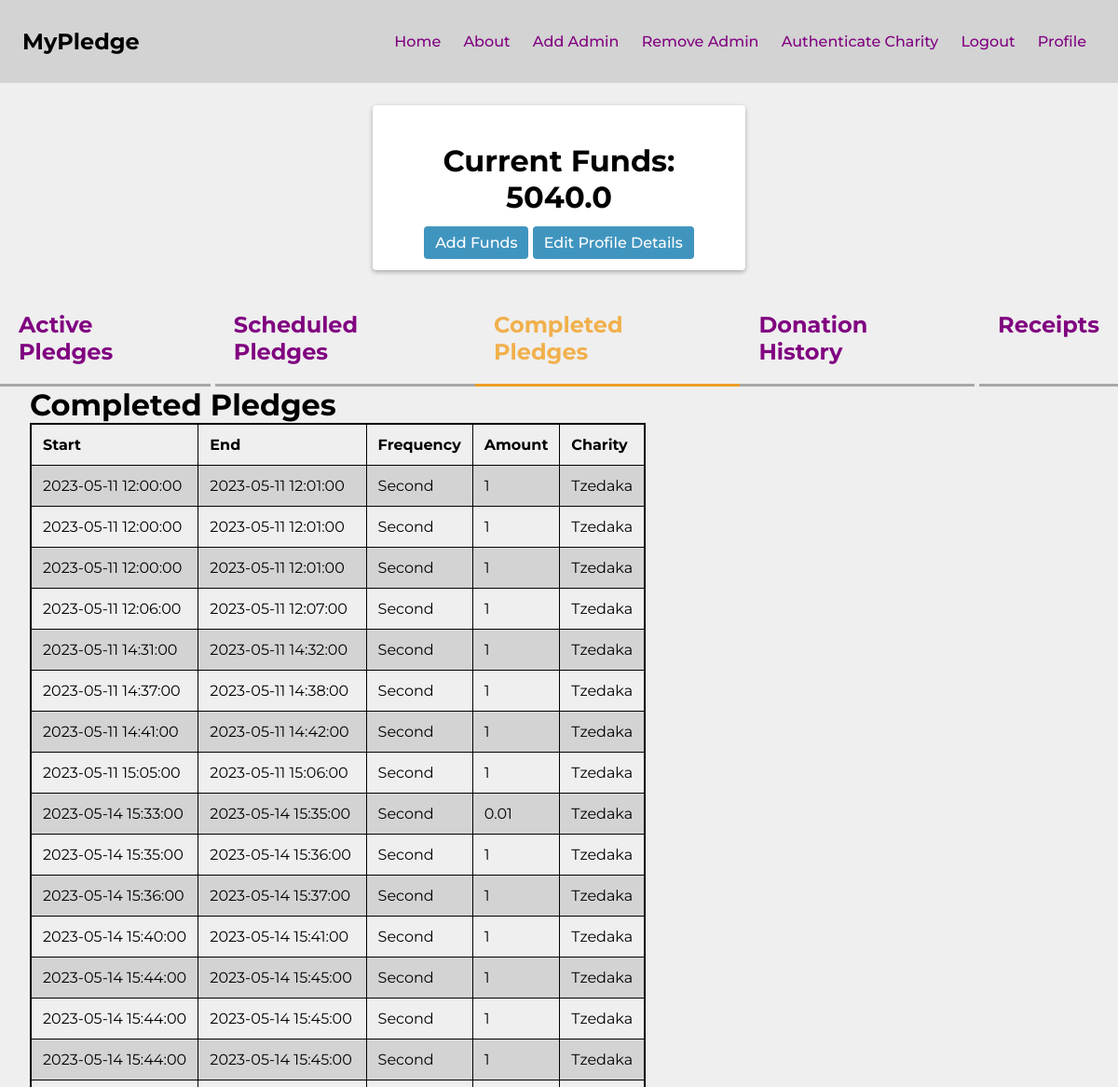
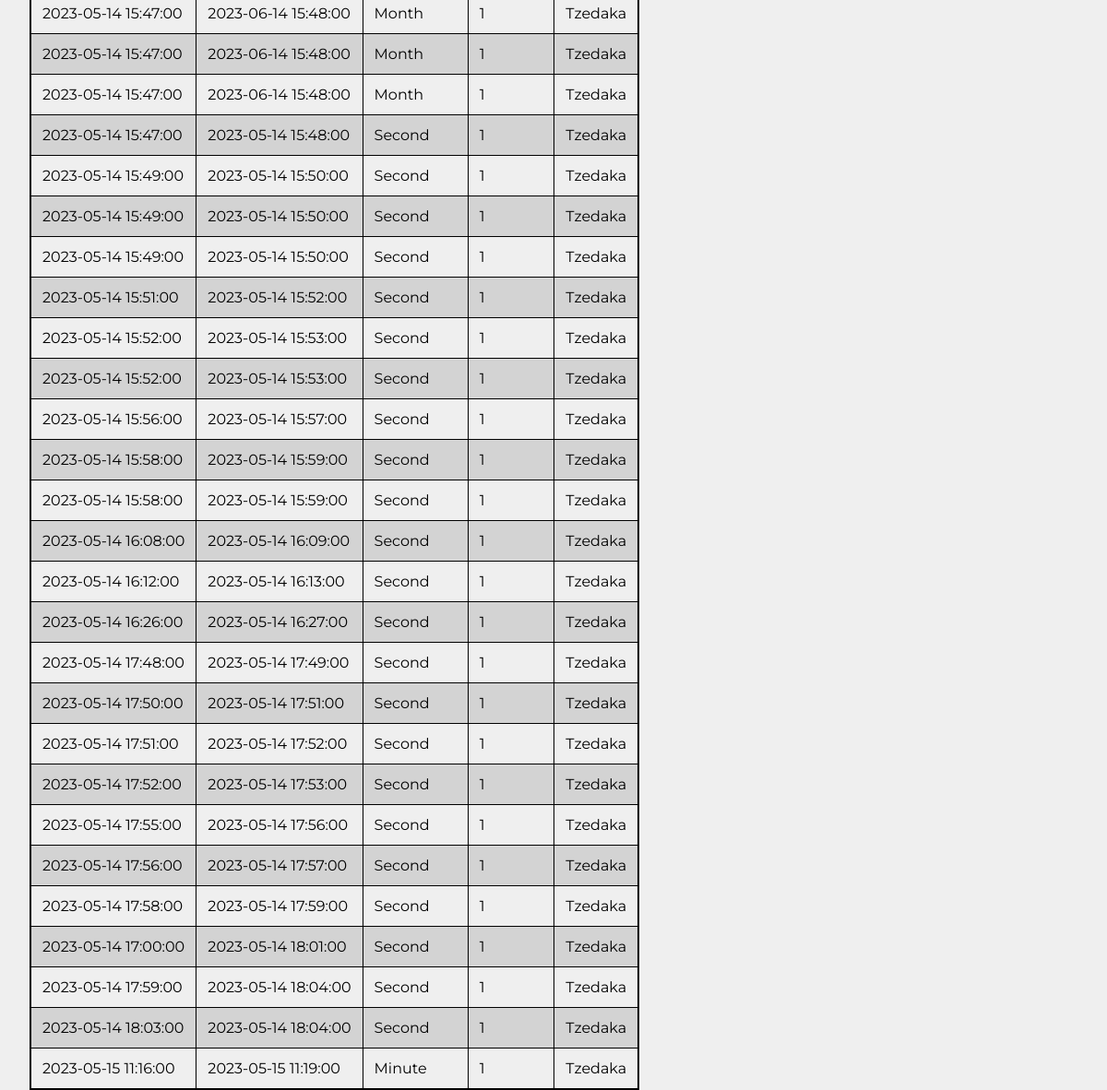
Screenshot of /donor/donor_profile/1/completed_donor_pledges (signed in) with the database file from the repository (2 pictures, top to bottom).
### app/models.py (models this page shows, shortened)
class Donor(db.Model, UserMixin):
    id              = Column(Integer, primary_key=True)
    first_name      = Column(String(64), nullable=False)
    last_name       = Column(String(64), nullable=False)
    address         = Column(String(64), nullable=False)
    zip_code        = Column(String(20), nullable=False)
    phone_home      = Column(String(64))
    phone_cell      = Column(String(64), nullable=False, unique=True)
    email           = Column(String(64), nullable=False, unique=True)
    password        = Column(String(64), nullable=False)
    bank            = Column(String(64))
    account_number  = Column(String(64))
    name_on_account = Column(String(64))
    balance         = Column(Float, default=0)
    auto_replenish  = Column(Boolean, default=False)
    daily_pledges   = Column(Float, default=0)
    admin           = Column(Boolean, default=False)
    receipts        = db.relationship('Receipt', backref='donor', lazy='dynamic')
    pledges         = db.relationship('Pledge', backref='donor', lazy='dynamic')
    donations       = db.relationship('Donation', backref='donor', lazy='dynamic')

class Pledge(db.Model):
    id         = Column(Integer, primary_key=True)
    frequency  = Column(String, nullable=False)
    start_date = Column(DateTime)
    end_date   = Column(DateTime)
    amount     = Column(Integer, nullable=False)
    donor_id   = Column(Integer, ForeignKey('donor.id'))
    charity_id = Column(Integer, ForeignKey('charity.id'))

class Charity(db.Model, UserMixin):
    id               = Column(Integer, primary_key=True, autoincrement=False, unique=True)
    charity_name     = Column(String(64), nullable=False)
    address          = Column(String(64), nullable=False)
    zip_code         = Column(String(64), nullable=False)
    phone            = Column(String(64), nullable=False)
    website          = Column(String(64))
    email            = Column(String(64), nullable=False, unique=True)
    password         = Column(String(64), nullable=False)
    contact_name     = Column(String(64))
    contact_cell     = Column(String(64), unique=True)
    contact_position = Column(String(64))
    bank             = Column(String(64), nullable=False)
    account_number   = Column(String(64), nullable=False)
    balance          = Column(Float, default=0)
    home_page_text   = Column(String(200), default='')
    description      = Column(Text, default='')
    authenticated    = Column(Boolean, default=False)
    receipts         = db.relationship('Receipt', backref='charity', lazy='dynamic')
    pledges         = db.relationship('Pledge', backref='charity', lazy='dynamic')
    donations       = db.relationship('Donation', backref='charity', lazy='dynamic')

### app/donor/routes.py (the view)
@donor.route('/donor_profile/<donor_id>/completed_donor_pledges')
@login_required
def completed_donor_pledges(donor_id):
    is_donor = isinstance(current_user, Donor)
    if not is_donor:
        return redirect(url_for('organization.charity_profile_page', charity_id=current_user.id))
    if not int(current_user.id) == int(donor_id):
        return redirect(url_for('main.home'))
    donor = Donor.query.filter_by(id=donor_id).first()
    now = datetime.now()
    completed_donor_pledges = []
    for pledge in donor.pledges:
        if now > pledge.start_date:
            completed_donor_pledges.append(pledge)
    return render_template('completed_donor_pledges.html',
                           donor=donor,
                           completed_donor_pledges=completed_donor_pledges)

### app/__init__.py (called while the page is built)
def create_app():
    app = Flask(__name__)
    app.config.from_object(Config)
    db.init_app(app)
    migrate.init_app(app,db)
    login_manager.init_app(app)
    mail.init_app(app)
    scheduler.init_app(app)
    scheduler.start()
    from app.models import Donor, Charity
    @login_manager.user_loader
    def load_user(user_id):
        donor = Donor.query.get(user_id)
        charity = Charity.query.get(user_id)
        if donor:
            return donor
        elif charity:
            return charity
        else:
            return None
    login_manager.login_view = 'main.login_donor'
    from app.donor import donor
    from app.organization import organization
    from app.main import main
    app.register_blueprint(main)
    app.register_blueprint(donor)
    app.register_blueprint(organization)
    return app

### app/donor/templates/completed_donor_pledges.html (shortened to what this page needs)
{% extends 'base.html' %}
{% block content %}
<div class="form-card">
    <div class="form-card-body">
        <h1>Current Funds: {{ current_user.balance }}</h1>
        <div class="body-links">
            <a href="{{ url_for('donor.add_funds', donor_id=donor.id) }}" class="btn-donate">Add Funds</a>
            <a href="{{ url_for('donor.edit_donor_profile', donor_id=donor.id) }}" class="btn-donate">Edit Profile Details</a>
        </div>
    </div>
</div>
<div class="form-card-header">
    <a class="donation-link" href="{{ url_for('donor.donor_profile_page', donor_id=donor.id) }}">Active Pledges</a>
    <a class="donation-link" href="{{ url_for('donor.scheduled_donor_pledges', donor_id=donor.id) }}">Scheduled Pledges</a>
    <a class="donation-link" href="{{ url_for('donor.completed_donor_pledges', donor_id=donor.id) }}" style="color: #f1b04c; border-bottom: solid #ee9f27 3px;">Completed Pledges</a>
    <a class="donation-link" href="{{ url_for('donor.all_one_time_donations', donor_id=donor.id) }}">Donation History</a>
    <a class="donation-link" href="{{ url_for('donor.all_receipts', donor_id=donor.id) }}">Receipts</a>
</div>
{% if completed_donor_pledges %}
<div class="donation-table">
    <table>
        <h1>Completed Pledges</h1>
        <tr>
            <th>Start</th>
            <th>End</th>
            <th>Frequency</th>
            <th>Amount</th>
            <th>Charity</th>
        </tr>
        {% for pledge in completed_donor_pledges %}
            <tr>
                <td>{{ pledge.start_date }}</td>
                <td>{{ pledge.end_date }}</td>
                <td>{{ pledge.frequency }}</td>
                <td>{{ pledge.amount }}</td>
                <td>{{ pledge.charity.charity_name }}</td>
            </tr>
        {% endfor %}
    </table>
</div>
{% else %}
<h1>There are no pledges to show</h1>
{% endif %}
{% endblock content %}

### app/static/main.css (style rules this page uses)
html { width: 100%; }
* { border:0; margin:0; padding: 0; box-sizing: border-box; font-family: "Montserrat", sans-serif; }
body { background: #EFEFEF; display: flex; flex-direction: column; align-items: center; justify-content: flex-start; }
a { font-weight: 500; font-size: 16px; text-decoration: none; list-style: none; padding: 0px 10px; color: purple }
.btn-donate { border:none; background: hsl(200, 50%, 50%); color: white; border-radius: .25em; padding: .5em .75em; cursor: pointer; }
.form-card, .profile-welcome { background: white; display: flex; flex-direction: column; justify-content: center; align-items: center; width: 100%; max-width: 400px; padding: 20px; height: auto; margin: 1.5rem auto; box-shadow: 0 2px 5px rgba(0, 0, 0, .3); border-radius: .25rem; }
.form-card-header { width: 100%; display: flex; flex-direction: row; justify-content: space-between; }
.form-card-header a:first-child { margin-left: auto; margin-right: 5px; }
.form-card-header a:last-child { margin-left: 5px; margin-right: auto; }
.form-card-header a { padding: 20px; font-size: 1.5rem; font-weight: 700; border-bottom: solid rgba(0, 0, 0, .3) 3px; transition: color 300ms, border-bottom 300ms; }
.form-card-body h1 { text-align: center; margin: 20px 0; }
.form-card-body { display: flex; flex-direction: column; }
.body-links { align-self: center; }
.donation-table { width: 100%; padding-left: 2em; }
table, th, td { border-collapse: collapse; padding: .75em; }
table { min-width: 300px; border: 2px solid black; }
th { border: 1px solid black; font-weight: bold; text-align: left; }
td { border: 1px solid black; }
table tr:nth-child(even) { background-color: #D3D3D3; }

### rows the page displays
Donor: balance "5040.0"
Pledge: start_date "2023-05-11 12:00:00", end_date "2023-05-11 12:01:00", frequency "Second", amount "1", charity.charity_name "Tzedaka"
Pledge: start_date "2023-05-11 12:00:00", end_date "2023-05-11 12:01:00", frequency "Second", amount "1", charity.charity_name "Tzedaka"
Pledge: start_date "2023-05-11 12:00:00", end_date "2023-05-11 12:01:00", frequency "Second", amount "1", charity.charity_name "Tzedaka"
Pledge: start_date "2023-05-11 12:06:00", end_date "2023-05-11 12:07:00", frequency "Second", amount "1", charity.charity_name "Tzedaka"
Pledge: start_date "2023-05-11 14:31:00", end_date "2023-05-11 14:32:00", frequency "Second", amount "1", charity.charity_name "Tzedaka"
Pledge: start_date "2023-05-11 14:37:00", end_date "2023-05-11 14:38:00", frequency "Second", amount "1", charity.charity_name "Tzedaka"
Pledge: start_date "2023-05-11 14:41:00", end_date "2023-05-11 14:42:00", frequency "Second", amount "1", charity.charity_name "Tzedaka"
Pledge: start_date "2023-05-11 15:05:00", end_date "2023-05-11 15:06:00", frequency "Second", amount "1", charity.charity_name "Tzedaka"
Pledge: start_date "2023-05-14 15:33:00", end_date "2023-05-14 15:35:00", frequency "Second", amount "0.01", charity.charity_name "Tzedaka"
Pledge: start_date "2023-05-14 15:35:00", end_date "2023-05-14 15:36:00", frequency "Second", amount "1", charity.charity_name "Tzedaka"
Pledge: start_date "2023-05-14 15:36:00", end_date "2023-05-14 15:37:00", frequency "Second", amount "1", charity.charity_name "Tzedaka"
Pledge: start_date "2023-05-14 15:40:00", end_date "2023-05-14 15:41:00", frequency "Second", amount "1", charity.charity_name "Tzedaka"
Pledge: start_date "2023-05-14 15:44:00", end_date "2023-05-14 15:45:00", frequency "Second", amount "1", charity.charity_name "Tzedaka"
Pledge: start_date "2023-05-14 15:44:00", end_date "2023-05-14 15:45:00", frequency "Second", amount "1", charity.charity_name "Tzedaka"
Pledge: start_date "2023-05-14 15:44:00", end_date "2023-05-14 15:45:00", frequency "Second", amount "1", charity.charity_name "Tzedaka"
Pledge: start_date "2023-05-14 15:47:00", end_date "2023-06-14 15:48:00", frequency "Month", amount "1", charity.charity_name "Tzedaka"
Pledge: start_date "2023-05-14 15:47:00", end_date "2023-06-14 15:48:00", frequency "Month", amount "1", charity.charity_name "Tzedaka"
Pledge: start_date "2023-05-14 15:47:00", end_date "2023-06-14 15:48:00", frequency "Month", amount "1", charity.charity_name "Tzedaka"
Pledge: start_date "2023-05-14 15:47:00", end_date "2023-05-14 15:48:00", frequency "Second", amount "1", charity.charity_name "Tzedaka"
Pledge: start_date "2023-05-14 15:49:00", end_date "2023-05-14 15:50:00", frequency "Second", amount "1", charity.charity_name "Tzedaka"
Pledge: start_date "2023-05-14 15:49:00", end_date "2023-05-14 15:50:00", frequency "Second", amount "1", charity.charity_name "Tzedaka"
Pledge: start_date "2023-05-14 15:49:00", end_date "2023-05-14 15:50:00", frequency "Second", amount "1", charity.charity_name "Tzedaka"
Pledge: start_date "2023-05-14 15:51:00", end_date "2023-05-14 15:52:00", frequency "Second", amount "1", charity.charity_name "Tzedaka"
Pledge: start_date "2023-05-14 15:52:00", end_date "2023-05-14 15:53:00", frequency "Second", amount "1", charity.charity_name "Tzedaka"
Pledge: start_date "2023-05-14 15:52:00", end_date "2023-05-14 15:53:00", frequency "Second", amount "1", charity.charity_name "Tzedaka"
Pledge: start_date "2023-05-14 15:56:00", end_date "2023-05-14 15:57:00", frequency "Second", amount "1", charity.charity_name "Tzedaka"
Pledge: start_date "2023-05-14 15:58:00", end_date "2023-05-14 15:59:00", frequency "Second", amount "1", charity.charity_name "Tzedaka"
Pledge: start_date "2023-05-14 15:58:00", end_date "2023-05-14 15:59:00", frequency "Second", amount "1", charity.charity_name "Tzedaka"
Pledge: start_date "2023-05-14 16:08:00", end_date "2023-05-14 16:09:00", frequency "Second", amount "1", charity.charity_name "Tzedaka"
Pledge: start_date "2023-05-14 16:12:00", end_date "2023-05-14 16:13:00", frequency "Second", amount "1", charity.charity_name "Tzedaka"
Pledge: start_date "2023-05-14 16:26:00", end_date "2023-05-14 16:27:00", frequency "Second", amount "1", charity.charity_name "Tzedaka"
Pledge: start_date "2023-05-14 17:48:00", end_date "2023-05-14 17:49:00", frequency "Second", amount "1", charity.charity_name "Tzedaka"
Pledge: start_date "2023-05-14 17:50:00", end_date "2023-05-14 17:51:00", frequency "Second", amount "1", charity.charity_name "Tzedaka"
Pledge: start_date "2023-05-14 17:51:00", end_date "2023-05-14 17:52:00", frequency "Second", amount "1", charity.charity_name "Tzedaka"
Pledge: start_date "2023-05-14 17:52:00", end_date "2023-05-14 17:53:00", frequency "Second", amount "1", charity.charity_name "Tzedaka"
Pledge: start_date "2023-05-14 17:55:00", end_date "2023-05-14 17:56:00", frequency "Second", amount "1", charity.charity_name "Tzedaka"
Pledge: start_date "2023-05-14 17:56:00", end_date "2023-05-14 17:57:00", frequency "Second", amount "1", charity.charity_name "Tzedaka"
Pledge: start_date "2023-05-14 17:58:00", end_date "2023-05-14 17:59:00", frequency "Second", amount "1", charity.charity_name "Tzedaka"
Pledge: start_date "2023-05-14 17:00:00", end_date "2023-05-14 18:01:00", frequency "Second", amount "1", charity.charity_name "Tzedaka"
Pledge: start_date "2023-05-14 17:59:00", end_date "2023-05-14 18:04:00", frequency "Second", amount "1", charity.charity_name "Tzedaka"
Pledge: start_date "2023-05-14 18:03:00", end_date "2023-05-14 18:04:00", frequency "Second", amount "1", charity.charity_name "Tzedaka"
Pledge: start_date "2023-05-15 11:16:00", end_date "2023-05-15 11:19:00", frequency "Minute", amount "1", charity.charity_name "Tzedaka"
